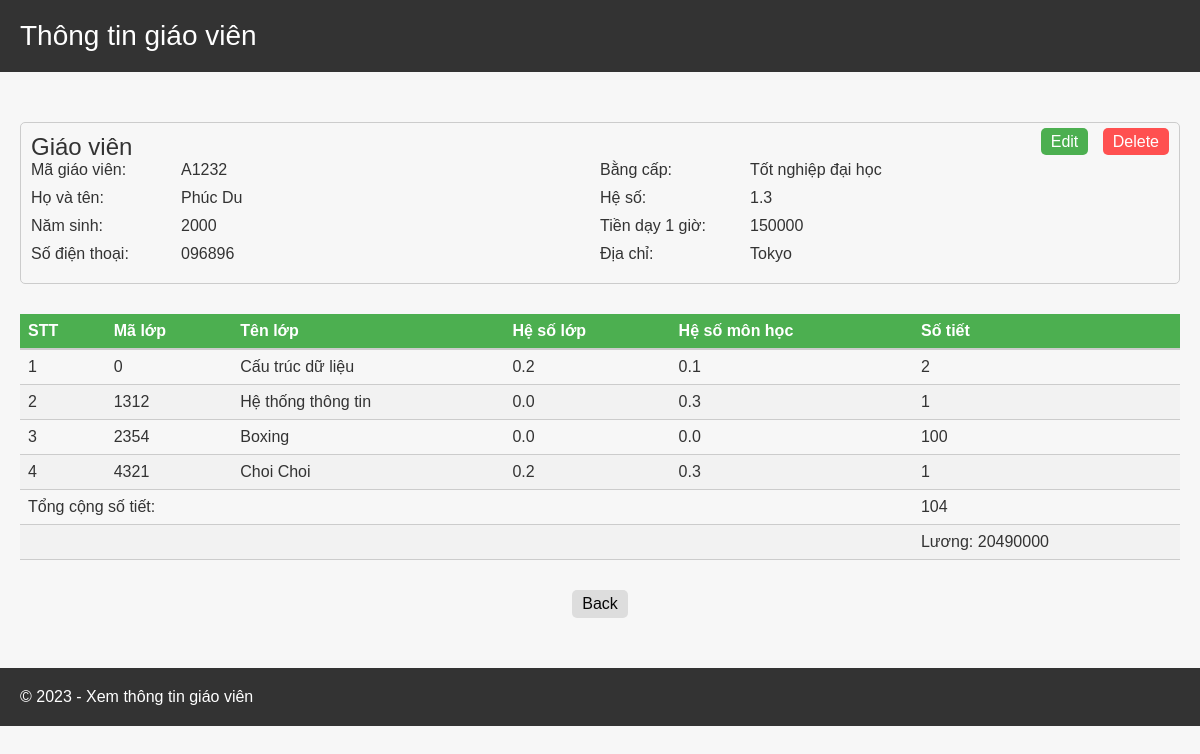
The page /teacher_infor/8/ on the database its author committed.
### main_app/models.py (models this page shows, shortened)
class User(AbstractUser):
    full_name = models.CharField(max_length=200, null=False)
    teacher_id = models.CharField(max_length=6, null=False,unique=True)
    year_of_birth = models.IntegerField(null=False,blank=False)
    phone = models.CharField(max_length=10, null=False,unique=True )
    degree = models.FloatField(default=1.3, choices=PRIORITIES)
    salary_per_hour = models.IntegerField(default=100000)
    location = models.CharField(max_length=250,null=False,blank=False)
    USERNAME_FIELD = 'phone'
    REQUIRED_FIELDS = ['username']

class Class(models.Model):
    class_id = models.CharField(max_length=5, null=False,unique=True)
    class_name = models.CharField(max_length=100, null=False,blank=False)
    class_factor = models.FloatField(default=0)
    subject_factor =  models.FloatField(default=0)
    number_of_lessons = models.IntegerField(default=1)
    teacher = models.ForeignKey(User, on_delete=models.CASCADE, null=True)
    objects = models.Manager()

### main_app/views.py (the view)
# urls.py: path('teacher_infor/<str:pk>/', views.teacherInfo, name="teacher-info"),
def teacherInfo(request, pk):
    user = User.objects.get(id=pk)
    _class = Class.objects.filter(teacher=user)
    global salary, total_of_lesson
    salary,total_of_lesson = 0,0
    for cl in _class:
        total_of_lesson += cl.number_of_lessons
        print(salary)
        salary += cl.number_of_lessons*(user.degree + cl.subject_factor + cl.class_factor) * user.salary_per_hour
    salary = int(salary)
    context = {'user':user, 'owner_class':_class, 'salary': salary, 'total_of_lesson': total_of_lesson}
    return render(request,'modules/teacher_info.html',context)

### main_app/templates/modules/teacher_info.html (shortened to what this page needs)
{% extends 'main.html' %}
{% block content %}
<main>
            <div class="teacher-info">
                <div class="info-header">
                    <h2>Giáo viên</h2>
                    <div class="actions">
                        <a class="button edit-teacher" href="{% url 'update-teacher' user.id%}">Edit</a>
                        <a class="button  delete-teacher" href="{% url 'delete-teacher' user.id %}">Delete</a>
                    </div>
                </div>
                <div class="teacher-details">
                    <div class="teacher-row">
                        <span>Mã giáo viên:</span>
                        <span>{{user.teacher_id}}</span>
                    </div>
                    <div class="teacher-row">
                        <span>Bằng cấp:</span>
                        {% if user.degree == 1.3 %}
                            <span> Tốt nghiệp đại học</span>
                        {% elif user.degree == 1.4 %}
                            <span> Thạc sĩ </span>
                        {% elif user.degree == 1.5 %}
                            <span> Tiến sĩ  </span>
                        {% elif uer.degree == 1.6 %}
                            <span> Phó giáo sự  </span>
                        {% elif uer.degree == 1.7 %}
                            <span> Giáo sử  </span>
                        {% else %}
                            <span> Tố nghiệp đại học</span>
                        {% endif %}
                    </div>
                    <div class="teacher-row">
                        <span>Họ và tên:</span>
                        <span>{{user.full_name}}</span>
                    </div>
                    <div class="teacher-row">
                        <span>Hệ số:</span>
                        <span>{{user.degree}}</span>
                    </div>
                    <div class="teacher-row">
                        <span>Năm sinh:</span>
                        <span>{{user.year_of_birth}}</span>
                    </div>
                    <div class="teacher-row">
                        <span>Tiền dạy 1 giờ:</span>
                        <span>{{user.salary_per_hour}}</span>
                    </div>
                    <div class="teacher-row">
                        <span>Số điện thoại:</span>
                        <span>{{user.phone}}</span>
                    </div>
                    <div class="teacher-row">
                        <span>Địa chỉ:</span>
                        <span>{{user.location}}</span>
                    </div>
                </div>
            </div>
            <div class="class-info">
                <table>
                    <thead>
                    <tr>
                        <th>STT</th>
                        <th>Mã lớp</th>
                        <th>Tên lớp</th>
                        <th>Hệ số lớp</th>
                        <th>Hệ số môn học</th>
                        <th>Số tiết</th>
                    </tr>
                    </thead>
                    <tbody>
                       {% for cl in owner_class %}
                       <tr>
                            <td>{{forloop.counter}}</td>
                            <td>{{cl.class_id}}</td>
                            <td>{{cl.class_name}}</td>
                            <td>{{cl.class_factor}}</td>
                            <td>{{cl.subject_factor}}</td>
                            <td>{{cl.number_of_lessons}}</td>
                        </tr>
                       {% endfor %}
                        <tr>
                            <td colspan="5">Tổng cộng số tiết:</td>
                            <td>{{total_of_lesson}}</td>
                        </tr>
                        <tr>
                            <td></td>
                            <td></td>
                            <td></td>
                            <td></td>
                            <td></td>
                            <td>Lương: {{salary}}</td>
                        </tr>
                    </tbody>
                </table>
                <div class="back">
                    <a class="button back" href="{% url 'home' %}">Back</a>
                </div>
            </div>
        </main>
{% endblock %}

### static/styles/style.css (style rules this page uses)
* { margin: 0; padding: 0; box-sizing: border-box; }
body { font-family: Arial, sans-serif; background-color: #F7F7F7; color: #333333; }
a { text-decoration: none; color: #333333; }
h1, h2, h3, h4, h5, h6 { margin: 0; font-weight: normal; }
h2 { font-size: 24px; }
main { padding: 20px; margin: 0; }
table { width: 100%; border-collapse: collapse; }
th, td { padding: 10px; text-align: left; }
th { background-color: #F1F1F1; border-bottom: 2px solid #CCCCCC; }
td { border-bottom: 1px solid #CCCCCC; }
td:last-child, th:last-child { text-align: left; }

### main_app/templates/modules/teacher_info.html (style rules this page uses)
.teacher-info { border: 1px solid #ccc; border-radius: 5px; padding: 10px; margin-bottom: 30px; margin-top: 30px; }
.info-header { display: flex; justify-content: space-between }
.actions .button,button { color: white; border: none; border-radius: 5px; padding: 5px 10px; cursor: pointer; margin-left: 10px; }
.back { text-align: center; }
.actions .button.delete-teacher { background-color: #ff5050; }
.actions .button.edit-teacher { background-color: #4CAF50; }
.teacher-details { display: flex; flex-wrap: wrap; }
.teacher-row { width: 50%; display: flex; margin-bottom: 10px; }
.teacher-row span:first-child { width: 150px; }
.class-info { margin-top: 20px; }
table { border-collapse: collapse; width: 100%; }
th, td { text-align: left; padding: 8px; }
th { background-color: #4CAF50; color: white; }
tr:nth-child(even) { background-color: #f2f2f2; }
.class-info .button { background-color: #ddd; color: rgb(7, 7, 7); border: none; border-radius: 5px; padding: 5px 10px; cursor: pointer; margin-top: 30px; margin-bottom: 30px; display: inline-block; }

### rows shown on the page
User: teacher_id "A1232", full_name "Phúc Du", degree "1.3", year_of_birth "2000", salary_per_hour "150000", phone "096896", location "Tokyo"
Class: class_id "0", class_name "Cấu trúc dữ liệu", class_factor "0.2", subject_factor "0.1", number_of_lessons "2"
Class: class_id "1312", class_name "Hệ thống thông tin", class_factor "0.0", subject_factor "0.3", number_of_lessons "1"
Class: class_id "2354", class_name "Boxing", class_factor "0.0", subject_factor "0.0", number_of_lessons "100"
Class: class_id "4321", class_name "Choi Choi", class_factor "0.2", subject_factor "0.3", number_of_lessons "1"

### other values the page prints
{{ total_of_lesson }} "104"
{{ salary }} "20490000"
